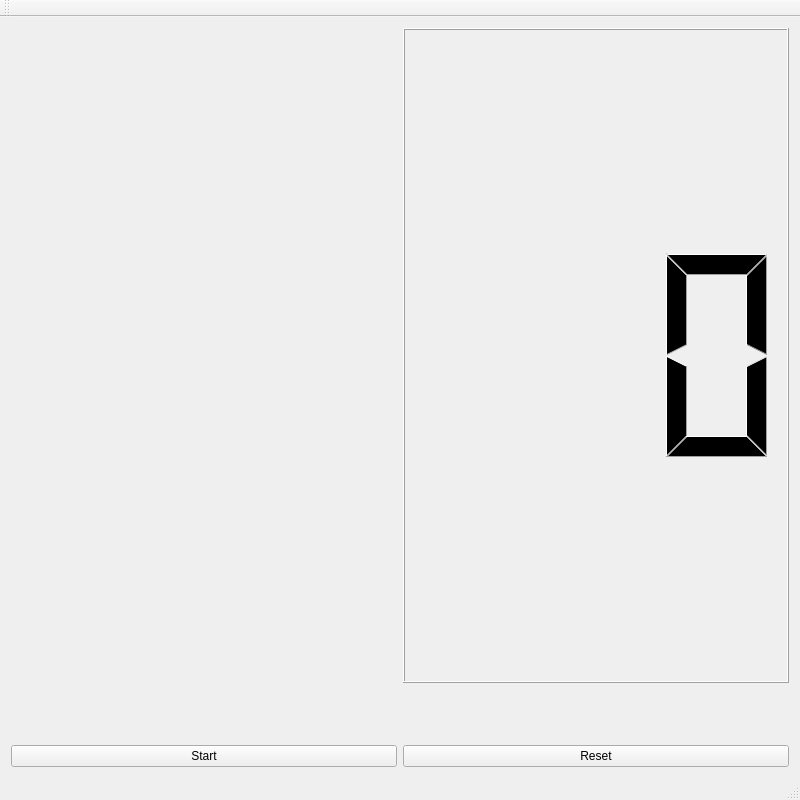
<?xml version="1.0" encoding="UTF-8"?>
<ui version="4.0">
 <class>MainWindow</class>
 <widget class="QMainWindow" name="MainWindow">
  <property name="geometry">
   <rect>
    <x>0</x>
    <y>0</y>
    <width>800</width>
    <height>800</height>
   </rect>
  </property>
  <property name="minimumSize">
   <size>
    <width>800</width>
    <height>800</height>
   </size>
  </property>
  <property name="windowTitle">
   <string>MainWindow</string>
  </property>
  <widget class="QWidget" name="chartWidget">
   <layout class="QGridLayout" name="gridLayout">
    <item row="0" column="0">
     <widget class="Timer" name="timerWidget" native="true">
      <property name="sizePolicy">
       <sizepolicy hsizetype="Expanding" vsizetype="Expanding">
        <horstretch>0</horstretch>
        <verstretch>0</verstretch>
       </sizepolicy>
      </property>
     </widget>
    </item>
    <item row="2" column="0">
     <widget class="QPushButton" name="startButton">
      <property name="sizePolicy">
       <sizepolicy hsizetype="Expanding" vsizetype="Preferred">
        <horstretch>0</horstretch>
        <verstretch>0</verstretch>
       </sizepolicy>
      </property>
      <property name="text">
       <string>Start</string>
      </property>
     </widget>
    </item>
    <item row="0" column="1">
     <widget class="QLCDNumber" name="lcdNumber">
      <property name="sizePolicy">
       <sizepolicy hsizetype="Expanding" vsizetype="Expanding">
        <horstretch>0</horstretch>
        <verstretch>0</verstretch>
       </sizepolicy>
      </property>
      <property name="digitCount">
       <number>3</number>
      </property>
     </widget>
    </item>
    <item row="2" column="1">
     <widget class="QToolButton" name="resetButton">
      <property name="sizePolicy">
       <sizepolicy hsizetype="Expanding" vsizetype="Preferred">
        <horstretch>0</horstretch>
        <verstretch>0</verstretch>
       </sizepolicy>
      </property>
      <property name="text">
       <string>Reset</string>
      </property>
     </widget>
    </item>
    <item row="1" column="0" colspan="2">
     <widget class="chartcontrolor" name="widget" native="true">
      <property name="sizePolicy">
       <sizepolicy hsizetype="Expanding" vsizetype="Preferred">
        <horstretch>0</horstretch>
        <verstretch>0</verstretch>
       </sizepolicy>
      </property>
      <property name="minimumSize">
       <size>
        <width>0</width>
        <height>50</height>
       </size>
      </property>
     </widget>
    </item>
   </layout>
  </widget>
  <widget class="QMenuBar" name="menuBar">
   <property name="geometry">
    <rect>
     <x>0</x>
     <y>0</y>
     <width>800</width>
     <height>21</height>
    </rect>
   </property>
  </widget>
  <widget class="QToolBar" name="mainToolBar">
   <attribute name="toolBarArea">
    <enum>TopToolBarArea</enum>
   </attribute>
   <attribute name="toolBarBreak">
    <bool>false</bool>
   </attribute>
  </widget>
  <widget class="QStatusBar" name="statusBar"/>
 </widget>
 <layoutdefault spacing="6" margin="11"/>
 <customwidgets>
  <customwidget>
   <class>Timer</class>
   <extends>QWidget</extends>
   <header>timer.hpp</header>
   <container>1</container>
  </customwidget>
  <customwidget>
   <class>chartcontrolor</class>
   <extends>QWidget</extends>
   <header>chartcontrolor.hpp</header>
   <container>1</container>
  </customwidget>
 </customwidgets>
 <resources/>
 <connections/>
</ui>
